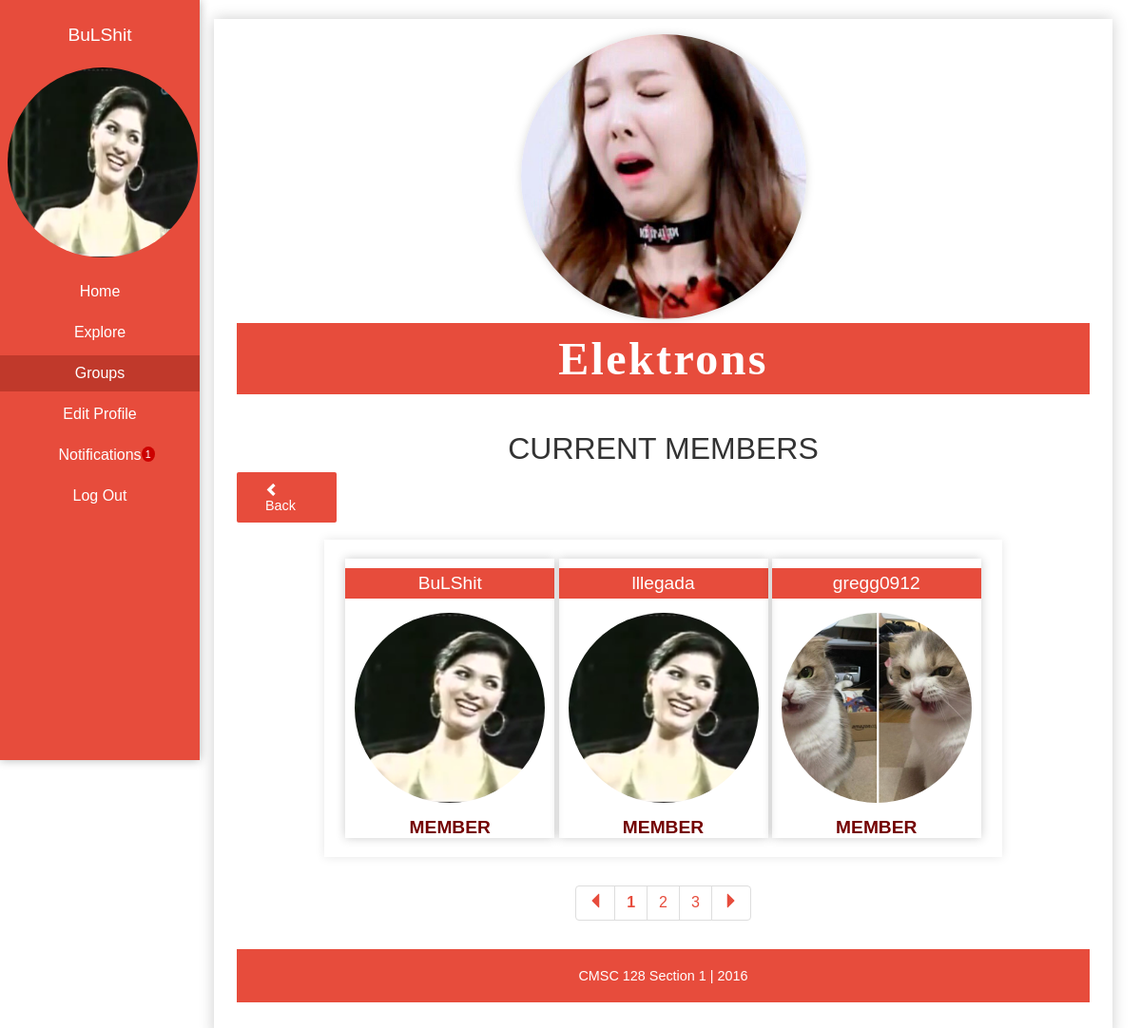
Page /html/org_members.php?orgID=1 (signed in) on the committed database.
### tables this page shows
CREATE TABLE `user` (
  `user_id` int(50) NOT NULL,
  `student_no` varchar(100) NOT NULL,
  `first_name` varchar(100) NOT NULL,
  `last_name` varchar(100) NOT NULL,
  `username` varchar(100) NOT NULL,
  `password` varchar(100) NOT NULL,
  `course` varchar(100) NOT NULL,
  `date_joined` date NOT NULL,
  `year_level` int(100) NOT NULL,
  `prof_pic` varchar(150) NOT NULL,
  `birthday` date NOT NULL,
  `email` varchar(60) NOT NULL
);

CREATE TABLE `joined` (
  `join_id` int(100) NOT NULL,
  `user_id` int(100) NOT NULL,
  `org_id` int(100) NOT NULL,
  `membership_type` enum('admin','member','pending') NOT NULL,
  `date_joined` date NOT NULL
);

CREATE TABLE `orgs` (
  `org_id` int(100) NOT NULL,
  `org_name` varchar(100) NOT NULL,
  `description` text NOT NULL,
  `photo` varchar(100) NOT NULL
);

### html/org_members.php (the view, shortened to what this page needs)
<?php
	include("functions.php");
	$connectdb = connection();
	$orgid = intval($_GET['orgID']);
	$query1 = mysqli_query($connectdb, "select * from joined where org_id = $orgid and (membership_type ='member' or membership_type='admin') ");
	$total_items = mysqli_num_rows($query1);
    $rows = mysqli_num_rows($query1);
    $start=0;
    $lim=3;
        if(isset($_GET['id'])){
            $id=$_GET['id'];
            $start=($id-1)*$lim;
        }
        else{
            $id=1;
         }
?>
<!DOCTYPE html>
<html lang="en">
	<head>
    	<link rel="stylesheet" type="text/css" href="../bootstrap/css/bootstrap.css">
		<link rel="stylesheet" type="text/css" href="../css/navigation.css">
		<link rel="stylesheet" type="text/css" href="../css/main.css">
		<link rel="stylesheet" type="text/css" href="../css/members.css">
	</head>
	<body>
		<nav>
		<ul>
		<?php
			$current_id = $_SESSION['user_id'];
			$query2 = mysqli_query($connectdb, "select * from user where user_id = $current_id");
				while($current_user= mysqli_fetch_array($query2)){ ?>
				<li><a href = 'viewprofile.php?user_id=<?=$current_id?>' class="username"><?php echo $current_user['username'] ?></a></li>
				<li class="image"><a href = 'viewprofile.php?user_id=<?=$current_id?>'><img onerror="this.src = '../images/janina.PNG'" src="../images/<?php echo $current_user['prof_pic'] ?>"/></a></li><?php } ?>
				<li><a href="home.php">Home</a></li>
				<li><a href="explore.php">Explore</a></li>
				<li class="dropbtn"><a class="dropbtn active" href="groups.php">Groups</a>
				</li>
				<li><a href="edit.php">Edit Profile</a></li>
				<li><a href="notif.php">Notifications
				<?php
					$notifnum = mysqli_query($connectdb,"select * from announcement, seen_announcement where announcement.announcement_id = seen_announcement.announcement_id and seen_announcement.seen = 'not_seen'and seen_announcement.user_id='".$current_id."'");
					$total2 = mysqli_num_rows($notifnum); ?>
					<span class="notif-count"><?php echo $total2 ?></span>
				</a></li>
				<li><a href="logout.php">Log Out</a></li>
			</ul>
		</nav>
			<?php
				$current_userid = $_SESSION['user_id'];
				$checker_query = "SELECT * FROM joined,orgs WHERE joined.org_id = $orgid AND joined.user_id = $current_userid AND orgs.org_id = $orgid";
				$check_result = mysqli_query($connectdb, $checker_query);
				$result = mysqli_fetch_assoc($check_result);
			?>
		<div id="content">
			<div class="header">
				<center>
					<img class="img-absolute" onerror="this.src = '../images/janina.PNG'" src="<?=$result['photo']?>"/>
				</center>
				<h1 class="title"><?=$result['org_name']?></h1>
				<h2 class="currpage">Current Members</h2>
			</div>
			<div id="group_list">
				<a href="group_page.php?orgID=<?= $orgid ?>" class="buttoncustom return"><span class="glyphicon glyphicon-chevron-left"></span> Back</a><br>
				<?php
					$query_penders = "select * from user,joined where user.user_id=joined.user_id and joined.org_id=$orgid and (joined.membership_type='member' or joined.membership_type='admin') order by membership_type desc limit $start,$lim";
					$penders = mysqli_query($connectdb,$query_penders);
					$count=0; ?>
					<ul id="see_group">
					<?php while($pendering=mysqli_fetch_assoc($penders)){
						?>
						<li class="joinGroup">
							<a class="orgname" href="viewprofile.php?user_id=<?=$pendering['user_id']?>"><?=elipse($pendering['username'])?></a>
							<img onerror="this.src = '../images/janina.PNG'" id="image" src="<?=$pendering['prof_pic']?>">
							<span class="mem-type"><?=elipse($pendering['membership_type'])?></span>
						</li>
					<?php
					} ?>
					</ul>
					<?php
			        if($rows <= 0){ ?>
			            <p> No pending members. </p> <?php
			        }
			        else { ?>
				        <?php
							pagination($id,$total_items,$lim,1,"org_members.php?orgID=$orgid&id=%d");
						}
						?>
			</div>
			<footer>CMSC 128 Section 1 | 2016</footer>
		</div>
	</body>
</html>

### html/functions.php (shortened to what this page needs)
<?php
	function elipse($string){
		if(strlen($string)<14){
			echo $string;
		}
		else{
			echo substr($string, 0, 14) . "...";
		}
	}
	function pagination($currentPage, $itemCount, $itemsPerPage, $adjacentCount, $pageLinkTemplate, $showPrevNext = true) {
		$firstPage = 1;
		$lastPage  = ceil($itemCount / $itemsPerPage);
		if ($currentPage <= $adjacentCount + $adjacentCount) {
			$firstAdjacentPage = $firstPage;
			$lastAdjacentPage  = min($firstPage + $adjacentCount + $adjacentCount, $lastPage);
		} elseif ($currentPage > $lastPage - $adjacentCount - $adjacentCount) {
			$lastAdjacentPage  = $lastPage;
			$firstAdjacentPage = $lastPage - $adjacentCount - $adjacentCount;
		} else {
			$firstAdjacentPage = $currentPage - $adjacentCount;
			$lastAdjacentPage  = $currentPage + $adjacentCount;
		}
		echo '<ul style="clear:both; bottom:0;" class="pagination" id="pagination">';
		if ($showPrevNext) {
			if ($currentPage == $firstPage) {
				echo '<li><span><span class="glyphicon glyphicon-triangle-left"></span></span></li>';
			} else {
				echo '<li><a href="' . (is_callable($pageLinkTemplate) ? $pageLinkTemplate($currentPage - 1) : sprintf($pageLinkTemplate, $currentPage - 1)) . '"><span class="glyphicon glyphicon-triangle-left"></span></a></li>';
			}
		}
		for ($i = $firstAdjacentPage; $i <= $lastAdjacentPage; $i++) {
			if ($currentPage == $i) {
				echo '<li><span><b>' . $i . '</b></span></li>';
			} else {
				echo '<li><a href="' . (is_callable($pageLinkTemplate) ? $pageLinkTemplate($i) : sprintf($pageLinkTemplate, $i)) . '">' . $i . '</a></li>';
			}
		}
		if ($showPrevNext) {
			if ($currentPage == $lastPage) {
				echo '<li><span><span class="glyphicon glyphicon-triangle-right"></span></span></li>';
			} else {
				echo '<li><a href="' . (is_callable($pageLinkTemplate) ? $pageLinkTemplate($currentPage + 1) : sprintf($pageLinkTemplate, $currentPage + 1)) . '"><span class="glyphicon glyphicon-triangle-right"></span></a></li>';
			}
		}
		echo '</ul>';
	}
?>

### css/navigation.css (style rules this page uses)
nav { background-color: #e74c3c; position: fixed; left: 0; top: 0; height: 100vh; width: 17.5vw; box-shadow: 0 0 10px rgba(0,0,0,0.3); z-index: 5; }
nav ul { padding: 0; list-style: none; }
nav li { margin: 5px 0; }
nav li a { color: white; font-family: Arial; text-decoration: none; padding: 10px 20px; display: block; text-align: center; transition: 0.2s; }
nav .username { font-size: 1.2em; }
nav li a.active { background-color: #c0392b!important; color: white!important; cursor: default; }
nav li.image a { padding: 0; }
nav img { margin: 5px 5px; height: 200px; width: 200px; border-radius: 50%; transition: 0.4s; border: 3px solid rgba(0,0,0,0); }
.notif-count { padding: 1% 2% 1% 2%; background: #cc0000; color: #ffffff; border-radius: 50%; -moz-border-radius: 50%; -webkit-border-radius: 50%; position: absolute; font-size: 67%; }
a.dropbtn + ul.dropdown-list a:hover, { background-color: #DDDEE1; color: #555; }

### css/main.css (style rules this page uses)
* { font-family: Arial; }
body { margin: 0; }
#content { min-height: 80vh; width: 78.75vw; margin: 20px 1.25vw 20px 18.75vw; background-color: white; box-shadow: 0 0 15px rgba(0,0,0,0.2); padding: 2vh 2vw; box-sizing: border-box; }
#content > h1.title, #content > .header > h1.title { font-family: Chaparral; text-align: center; font-size: 3em; letter-spacing: 0.05em; padding: 10px; text-transform: capitalize; color: white; background-color: #e74c3c; }
#content > .header > h1.title { margin-top: 0px; }
#content > .header > h2.currpage { margin: auto; text-align: center; font-family: 'Arca Majora 3 Bold', sans-serif; text-transform: uppercase; font-weight: normal; font-size: 2em; color: #333; }
.img-absolute { height: 300px; width: 300px; top: 0px; box-shadow: 0 0 10px rgba(0,0,0,0.15); border-radius: 50%; margin: auto; border: 0px solid #000000; }
button, input[type=submit], input[type=button], .buttoncustom { background-color: #e74c3c; padding: 5px 20px; font-family: Arial; font-size: 0.9em; border: none; border-radius: 2px; color: white; cursor: pointer; transition: 0.2s; text-decoration: none; }
footer { background-color: #e74c3c; width: 100%; text-align: center; padding: 20px 0; margin: 20px 0; bottom: 0; left: 0; color: white; font-family: Arial; font-size: 0.9em; }
ul.pagination { display: flex; justify-content: center; margin: 30px 0; border: none; font-family: Arial; }
ul.pagination a, ul.pagination b, ul.pagination span { color: #e74c3c; }
ul.pagination b, ul.pagination span { cursor: default; }
.return { font-size: 0.9em; padding: 10px 30px; display: block; width: 5%; }

### css/members.css (style rules this page uses)
h2 { color: #333; line-height: 100%; padding: 1%; display: block; }
#see_group { box-shadow: 0 0 10px rgba(0,0,0,0.1); display: flex; flex-wrap: wrap; list-style: none; padding: 20px; justify-content: space-around; width: 75%; margin: auto; }
.joinGroup { display: flex; flex-direction: column; justify-content: space-around; box-shadow: 0 0 10px rgba(0,0,0,0.2); }
.joinGroup .orgname { text-decoration: none; font-size: 1.2em; text-align: center; background-color: #e74c3c; color: white; padding: 5px 0; width: 100%; margin-top: 10px; }
.joinGroup img { height: 200px; width: 200px; border-radius: 50%; object-position: center; object-fit: cover; margin: 15px 10px; }
.joinGroup .mem-type { display: block; text-align: center; font-family: Arial; color: #740000; text-transform: uppercase; font-weight: bold; font-size: 1.2em; }

### rows in the picture
user: username "BuLShit"
joined: org.photo (picture), org.org_name "Elektrons", user.username "BuLShit MEMBER"
joined: user.username "lllegada MEMBER"
joined: user.username "gregg0912 MEMBER", user.prof_pic (picture)

### other values in the picture
$total2 "1"
